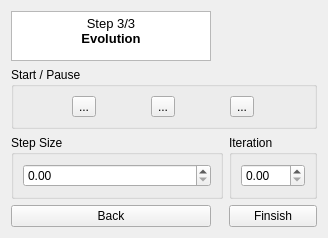
                 <widget class="QWidget" name="page_16">
                  <layout class="QGridLayout" name="gridLayout_160" columnstretch="0,0,0,0">
                   <item row="3" column="0" colspan="3">
                    <widget class="QGroupBox" name="groupBox_64">
                     <property name="maximumSize">
                      <size>
                       <width>16777215</width>
                       <height>100</height>
                      </size>
                     </property>
                     <property name="title">
                      <string>Step Size</string>
                     </property>
                     <layout class="QGridLayout" name="gridLayout_161">
                      <item row="0" column="0">
                       <widget class="QDoubleSpinBox" name="doubleSpinBox_Bubradiusxx">
                        <property name="maximumSize">
                         <size>
                          <width>16777215</width>
                          <height>30</height>
                         </size>
                        </property>
                        <property name="frame">
                         <bool>true</bool>
                        </property>
                        <property name="buttonSymbols">
                         <enum>QAbstractSpinBox::UpDownArrows</enum>
                        </property>
                        <property name="maximum">
                         <double>105.000000000000000</double>
                        </property>
                        <property name="singleStep">
                         <double>0.100000000000000</double>
                        </property>
                       </widget>
                      </item>
                     </layout>
                    </widget>
                   </item>
                   <item row="1" column="0" colspan="4">
                    <widget class="QGroupBox" name="groupBox_65">
                     <property name="maximumSize">
                      <size>
                       <width>16777215</width>
                       <height>100</height>
                      </size>
                     </property>
                     <property name="title">
                      <string>Start / Pause</string>
                     </property>
                     <layout class="QGridLayout" name="gridLayout_163">
                      <item row="0" column="2">
                       <widget class="QToolButton" name="toolButton_forwardEvo">
                        <property name="text">
                         <string>...</string>
                        </property>
                        <property name="icon">
                         <iconset theme="QIcon::ThemeIcon::MediaSeekForward"/>
                        </property>
                        <property name="iconSize">
                         <size>
                          <width>20</width>
                          <height>20</height>
                         </size>
                        </property>
                       </widget>
                      </item>
                      <item row="0" column="1">
                       <widget class="QToolButton" name="toolButton_runEvo">
                        <property name="text">
                         <string>...</string>
                        </property>
                        <property name="icon">
                         <iconset theme="QIcon::ThemeIcon::MediaPlaybackStart"/>
                        </property>
                        <property name="iconSize">
                         <size>
                          <width>20</width>
                          <height>20</height>
                         </size>
                        </property>
                        <property name="checkable">
                         <bool>true</bool>
                        </property>
                       </widget>
                      </item>
                      <item row="0" column="0">
                       <widget class="QToolButton" name="toolButton_backwardEvo">
                        <property name="text">
                         <string>...</string>
                        </property>
                        <property name="icon">
                         <iconset theme="QIcon::ThemeIcon::MediaSeekBackward"/>
                        </property>
                        <property name="iconSize">
                         <size>
                          <width>20</width>
                          <height>20</height>
                         </size>
                        </property>
                       </widget>
                      </item>
                     </layout>
                    </widget>
                   </item>
                   <item row="0" column="0">
                    <widget class="QTextBrowser" name="textBrowser_7">
                     <property name="minimumSize">
                      <size>
                       <width>185</width>
                       <height>0</height>
                      </size>
                     </property>
                     <property name="maximumSize">
                      <size>
                       <width>200</width>
                       <height>50</height>
                      </size>
                     </property>
                     <property name="styleSheet">
                      <string notr="true"/>
                     </property>
                     <property name="verticalScrollBarPolicy">
                      <enum>Qt::ScrollBarAsNeeded</enum>
                     </property>
                     <property name="horizontalScrollBarPolicy">
                      <enum>Qt::ScrollBarAsNeeded</enum>
                     </property>
                     <property name="html">
                      <string>&lt;!DOCTYPE HTML PUBLIC &quot;-//W3C//DTD HTML 4.0//EN&quot; &quot;http://www.w3.org/TR/REC-html40/strict.dtd&quot;&gt;
&lt;html&gt;&lt;head&gt;&lt;meta name=&quot;qrichtext&quot; content=&quot;1&quot; /&gt;&lt;meta charset=&quot;utf-8&quot; /&gt;&lt;style type=&quot;text/css&quot;&gt;
p, li { white-space: pre-wrap; }
hr { height: 1px; border-width: 0; }
li.unchecked::marker { content: &quot;\2610&quot;; }
li.checked::marker { content: &quot;\2612&quot;; }
&lt;/style&gt;&lt;/head&gt;&lt;body style=&quot; font-family:'Sans'; font-size:10pt; font-weight:400; font-style:normal;&quot;&gt;
&lt;p align=&quot;center&quot; style=&quot; margin-top:0px; margin-bottom:0px; margin-left:0px; margin-right:0px; -qt-block-indent:0; text-indent:0px;&quot;&gt;&lt;span style=&quot; font-family:'Segoe UI';&quot;&gt;Step 3/3&lt;br /&gt;&lt;/span&gt;&lt;span style=&quot; font-family:'Segoe UI'; font-weight:700;&quot;&gt;Evolution&lt;/span&gt;&lt;/p&gt;&lt;/body&gt;&lt;/html&gt;</string>
                     </property>
                    </widget>
                   </item>
                   <item row="3" column="3">
                    <widget class="QGroupBox" name="groupBox_66">
                     <property name="maximumSize">
                      <size>
                       <width>16777215</width>
                       <height>100</height>
                      </size>
                     </property>
                     <property name="title">
                      <string>Iteration</string>
                     </property>
                     <layout class="QGridLayout" name="gridLayout_164">
                      <item row="0" column="0">
                       <widget class="QDoubleSpinBox" name="doubleSpinBox_Bubradius_6">
                        <property name="maximumSize">
                         <size>
                          <width>16777215</width>
                          <height>30</height>
                         </size>
                        </property>
                        <property name="frame">
                         <bool>true</bool>
                        </property>
                        <property name="buttonSymbols">
                         <enum>QAbstractSpinBox::UpDownArrows</enum>
                        </property>
                        <property name="maximum">
                         <double>105.000000000000000</double>
                        </property>
                        <property name="singleStep">
                         <double>0.100000000000000</double>
                        </property>
                       </widget>
                      </item>
                     </layout>
                    </widget>
                   </item>
                   <item row="5" column="3">
                    <widget class="QPushButton" name="pushButton_Finish">
                     <property name="enabled">
                      <bool>true</bool>
                     </property>
                     <property name="text">
                      <string>Finsish</string>
                     </property>
                    </widget>
                   </item>
                   <item row="5" column="0">
                    <widget class="QPushButton" name="pushButton_Back3">
                     <property name="enabled">
                      <bool>true</bool>
                     </property>
                     <property name="text">
                      <string>Back</string>
                     </property>
                    </widget>
                   </item>
                  </layout>
                 </widget>
